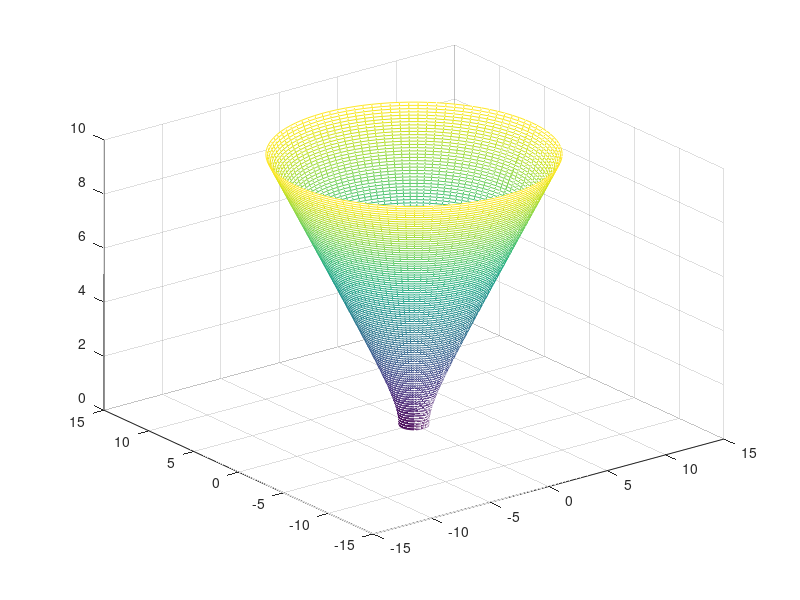

Write the MATLAB code that produced this figure.
function plothiper(a,b,c)
% Dibuja el hiperboloide de una o dos hojas
% plothiper(a,b,c)
% x = a*sqrt(1+u^2)cos(v)
% y = b*sqrt(1+u^2)sin(v)
% z = c*u

	if nargin < 3
	   a = 1; b = 1; c = 1;
	end

	u = linspace(0,10,100);
	v = linspace(0,2*pi,100);
	[uu,vv] = meshgrid(u,v);

	xx = a*sqrt(1 + uu .^ 2) .* cos(vv);
	yy = b*sqrt(1 + uu .^ 2) .* sin(vv);
	zz = c * uu;

	mesh(xx,yy,zz);
	
end
